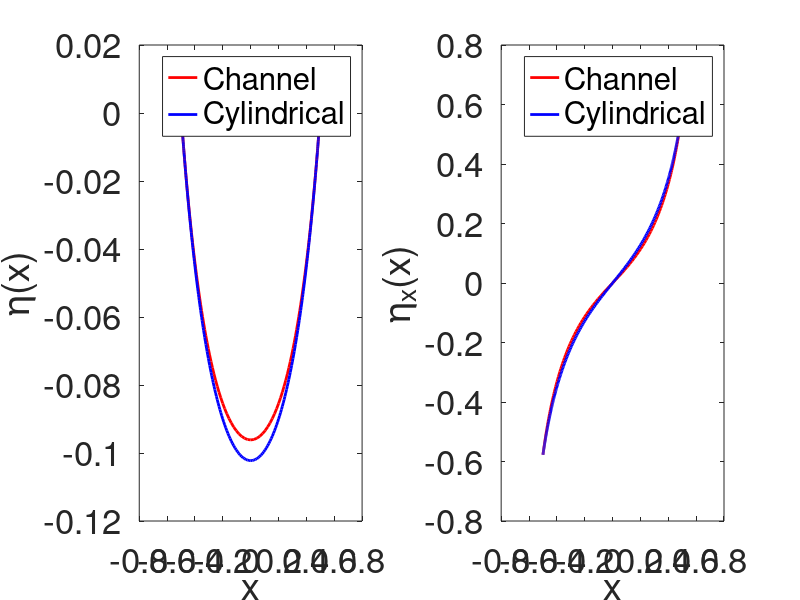

Recreate this plot in MATLAB. (Note: this script raises an error after producing the figure.)
%% This code solves the Young-Laplace equation for a substance between two 
% (long) walls and in a cylindrical cuvette using logarithmic spaced points in
% the x list.

%% This part of the code defines the grid, mean and difference operator, 
%  parameters and the boundary and initial conditions.

% Grid:
N = 200;% number of grid cells
L = 1; % length of the domain
x1=flip(0.5-((logspace(0,2,N/2+1)/99-1/99)/2)');
x2=((logspace(0,2,N/2+1)/99-1/99)/2)'-0.5;
x2(x2==0)=[]; % delete element 0 so it is not in the list twice
xl=[x2; x1]; % logarithmic x list for long walls
xc=flip(0.5-((logspace(0,2,N+1)/99-1/99)/2)'); % logarithmic x list for cylindrical case

% Mean operator:
Mx = diag(ones(N-1,1),1) + eye(N);
Mx(N,N+1) = 1; 
Mx = Mx/2;
Mxmin = Mx(:,2:N);

% Difference operator for long walls case:
Dx = diag(ones(N-1,1),1) - eye(N);
Dx(N,N+1) = 1;
for iter = 1:N,
    dx=xl(iter+1)-xl(iter);
    Dx(iter,iter)=Dx(iter,iter)/(dx);
    Dx(iter,iter+1)=Dx(iter,iter+1)/(dx);
end
Dxmin = Dx(:,2:N);
% Difference operator for cylindrical case:
Dxc = diag(ones(N-1,1),1) - eye(N);
Dxc(N,N+1) = 1;
for iter = 1:N,
    dxc=xc(iter+1)-xc(iter);
    Dxc(iter,iter)=Dxc(iter,iter)/(dxc);
    Dxc(iter,iter+1)=Dxc(iter,iter+1)/(dxc);
end
Dxcmin = Dxc(:,2:N);

% Parameters:
rho = 1060; % kg/m^3, density 
g = 9.81; % m/s, gravitational acceleration
gamma = 55.89*10^(-3); % kg/s^2, surface tension
c = (gamma/rho/g)*1e4; % size in cm
lc=(c)^1/2; % capillary length
theta = pi/3; % contact angle

% Boundary conditions:
vac = 0; % for cylindrical case
val=-cot(theta); % for long walls case
vb = cot(theta);

% Initial guesses for cylindrical case:
vc = vac + (vb-vac)*[1:N-1]'*dx;
etac = zeros(N+1,1);
Uc = [vc; etac];
% Initial guesses for long walls case:
vl = val + (vb-val)*[1:N-1]'*dx;
etal = zeros(N+1,1);
Ul = [vl; etal];

%% In this part of the code a Newton's stepping method is performed.

% Newton's stepping method for cylindrical case:
maxIter = 100;
tol = 1e-10;
for iter = 1:maxIter, 
    % Compute elements of matrix r:
    r1c = Mx*[vac;vc;vb] - Dxc*etac;
    r2c = (1 + (Mx*[vac;vc;vb]).^2).^1.5.*(Mx*etac).*(Mx*xc) -c*((Mx*[vac;vc;vb]).^3+Mx*[vac;vc;vb])- c*(Dxc*[vac;vc;vb]).*(Mx*xc);
    % Compute Jacobian matrix: 
    Jc = [Mxmin -Dxc; 3*diag((Mx*etac).*sqrt(1 + (Mx*[vac;vc;vb]).^2).*(Mx*[vac;vc;vb]).*(Mx*xc))*Mxmin-c*(3*((Mx*[vac;vc;vb]).^2)+1).*Mxmin-c*Dxcmin.*(Mx*xc) diag(((1 + (Mx*[vac;vc;vb]).^2).^1.5).*(Mx*xc))*Mx];
    rc = [r1c;r2c]; % vector r
    % Calcule new U:
    Uc = Uc - Jc\rc;
    vc = Uc(1:N-1); % update v list
    etac = Uc(N:end); % update eta list
    if norm(rc)<tol % stop if r is close enough to the zero vector
        break
    end
end
if iter>=maxIter,
    disp('no convergence');
end

% Newton's stepping method for long walls case:
for iter = 1:maxIter, 
    % Compute elements of matrix r:
    r1l = Mx*[val;vl;vb] - Dx*etal; 
    r2l = (1 + (Mx*[val;vl;vb]).^2).^1.5.*(Mx*etal) - c*Dx*[val;vl;vb];
    % Compute Jacobian matrix: 
    Jl = [Mxmin -Dx; 3*diag((Mx*etal).*sqrt(1 + (Mx*[val;vl;vb]).^2).*(Mx*[val;vl;vb]))*Mxmin-c*Dxmin diag((1 + (Mx*[val;vl;vb]).^2).^1.5)*Mx];
    rl = [r1l;r2l]; % vector r
    % Calcule new U:
    Ul = Ul - Jl\rl;
    vl = Ul(1:N-1); % update v list
    etal = Ul(N:end); % update eta list
    if norm(rl)<tol % stop if r is close enough to the zero vector 
        break
    end
end
if iter>=maxIter,
    disp('no convergence');
end

%% Make plots and check validity of code.

% Plot results:
subplot(121);
plot(xl,etal-etal(1),'r','linewidth',2);
hold on
plot(xc,etac-etac(N+1),'b','linewidth',2);
plot(-xc,etac-etac(N+1),'b','linewidth',2);% mirror in y axis
legend({'Channel','Cylindrical'})
hold off
set(gca,'fontsize',25);
%title('subtitle')
xlabel 'x';
ylabel '\eta(x)'
subplot(122);
plot(xl,[val;vl;vb],'r','linewidth',2);
hold on
plot(xc,[vac;vc;vb],'b','linewidth',2);
plot(-xc,-[vac;vc;vb],'b','linewidth',2);% mirror in y axis
legend({'Channel','Cylindrical'})
hold off
set(gca,'fontsize',25);
xlabel 'x';
ylabel '\eta_x(x)'
sgtitle(['Contact angle \theta=\pi/' num2str( pi/theta ) ''],'fontsize',25) 
drawnow;

% Check validity of code for long wall case using the Hamiltonian:
Hl=etal.^2/(2*c)+1./(1+([val;vl;vb]).^2).^(1/2); % Hamiltonian needs to be constant
var_Hl=var(Hl);

% Contact angle found for cylindrical case:
found_theta_c=(atan((abs(xc(N)-xc(N+1)))/(abs(etac(N)-etac(N+1)))))/pi;
% Contact angle found for long walls case:
found_theta_l=(atan((abs(xl(N)-xl(N+1)))/(abs(etal(N)-etal(N+1)))))/pi;











